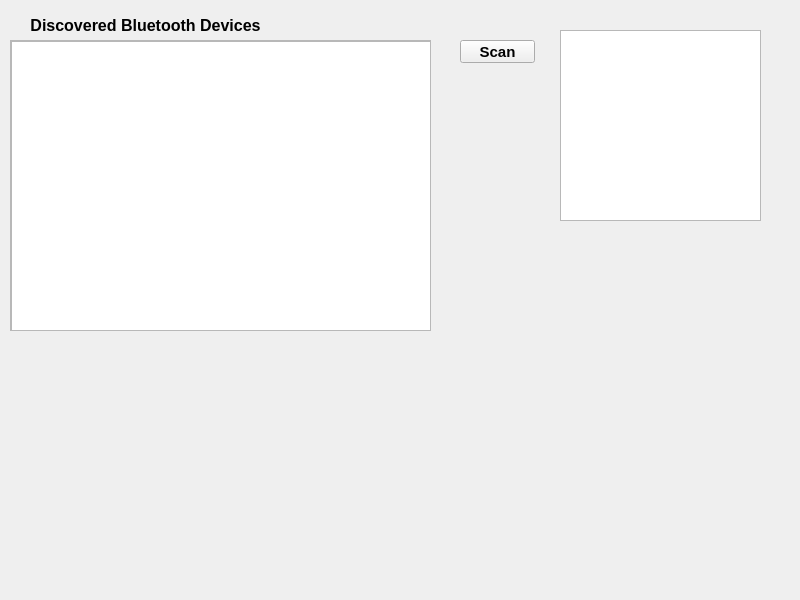
<?xml version="1.0" encoding="UTF-8"?>
<ui version="4.0">
 <class>MainWindow</class>
 <widget class="QMainWindow" name="MainWindow">
  <property name="geometry">
   <rect>
    <x>0</x>
    <y>0</y>
    <width>800</width>
    <height>600</height>
   </rect>
  </property>
  <property name="windowTitle">
   <string>MainWindow</string>
  </property>
  <widget class="QWidget" name="centralwidget">
   <widget class="QLabel" name="DiscoveredBluetoothDevice">
    <property name="geometry">
     <rect>
      <x>10</x>
      <y>10</y>
      <width>271</width>
      <height>31</height>
     </rect>
    </property>
    <property name="font">
     <font>
      <pointsize>12</pointsize>
      <bold>true</bold>
     </font>
    </property>
    <property name="text">
     <string>Discovered Bluetooth Devices</string>
    </property>
    <property name="alignment">
     <set>Qt::AlignCenter</set>
    </property>
   </widget>
   <widget class="QScrollArea" name="scrollArea">
    <property name="geometry">
     <rect>
      <x>10</x>
      <y>40</y>
      <width>421</width>
      <height>291</height>
     </rect>
    </property>
    <property name="widgetResizable">
     <bool>true</bool>
    </property>
    <widget class="QWidget" name="scrollAreaWidgetContents">
     <property name="geometry">
      <rect>
       <x>0</x>
       <y>0</y>
       <width>419</width>
       <height>289</height>
      </rect>
     </property>
     <widget class="QTableView" name="DeviceList">
      <property name="geometry">
       <rect>
        <x>0</x>
        <y>0</y>
        <width>421</width>
        <height>291</height>
       </rect>
      </property>
     </widget>
    </widget>
   </widget>
   <widget class="QPushButton" name="ScanBTDevice">
    <property name="geometry">
     <rect>
      <x>460</x>
      <y>40</y>
      <width>75</width>
      <height>23</height>
     </rect>
    </property>
    <property name="font">
     <font>
      <pointsize>11</pointsize>
      <bold>true</bold>
     </font>
    </property>
    <property name="text">
     <string>Scan</string>
    </property>
   </widget>
   <widget class="QTextEdit" name="DebugInfo">
    <property name="geometry">
     <rect>
      <x>560</x>
      <y>30</y>
      <width>201</width>
      <height>191</height>
     </rect>
    </property>
   </widget>
  </widget>
 </widget>
 <resources/>
 <connections/>
</ui>
